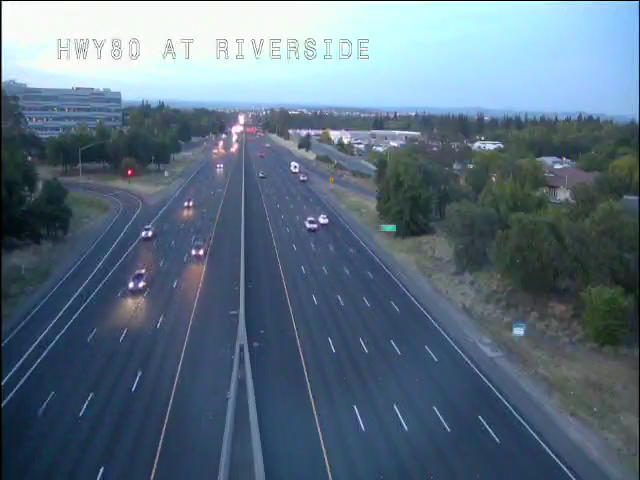
#> input picture lane_test3.png, 640 x 480 px
$ python lane_segmentation.py   (older library calls are emulated)
#> lines starting #> are read from the running program, lines starting #| are printed output that depends on the picture; after the words box and inside, x2 and y2 are one past the last pixel; in counts of white or black regions, pixels touching at a corner belong together
import random

import cv2
import numpy as np
from matplotlib import pyplot as plt

dist2 = lambda a,b: (a[0]-b[0])**2 + (a[1]-b[1])**2

import cv2
import numpy as np

SAMPLE_SIZE = 50
MIN_CONTOUR_AREA = 1000
# Used in cv2.HoughLinesP()
MIN_LINE_LENGTH = 2
MAX_LINE_GAP = 20

lanes = []

""" segmentation_v2
Given a preprocessed binary image of a road, this function will segment the road
into polygons, with each polygon representing the area of one lane. It will then
return an image in which the lane areas are filled in with different colors.
The boundaries of each area are stored as an element in the "lanes" list.

This function can handle any number of distinct lanes, and the amount of lanes
does not have to be specified. It can also handle curved and straight roads
alike, although it is designed to work on mostly vertical roads. In the future
I'd like this function to also handle more horizontal roads.

The process of segmentation is as follows:
- find the rough shapes in the image (contours)
- remove the small shapes and then sort them by their positions on the x-axis
- use Hough Transform to find the lines that represent each lane and assign
  them to the appropriate contour
- now that the lines are grouped together, for each group, find the best-fit
  polynomial from the lines' points to represent a lane boundary (the white and
  yellow lines around a lane).
- Finally, get points from these polynomials and fill in the regions in between
  them (thereby filling in the area of the lanes).

This function takes some inspiration from the this paper:
https://www.ingentaconnect.com/contentone/ist/ei/2016/00002016/00000014/art00011?crawler=true
"""
def segmentation_v2 (binary):
	global lanes

	kernel = np.ones((4,4), np.uint8)
	dilation = cv2.dilate(binary, kernel, iterations=1)

	# Build the output image
	out = np.dstack(( np.zeros_like(dilation) ,
						np.zeros_like(dilation),
						np.zeros_like(dilation) )) * 255

	_,contours, hierarchy = cv2.findContours(dilation, cv2.RETR_TREE,
								cv2.CHAIN_APPROX_SIMPLE)
	# Filter out small contours
	contours = [c for c in contours if cv2.contourArea(c) > MIN_CONTOUR_AREA]
	# For mostly vertical lanes, we want contours with similar x-coordinates
	# to be grouped together. For mostly horizontal lanes, we'd use
	# y-coordinates instead.
	sorted_ctrs = sorted(contours, key=lambda c: cv2.boundingRect(c)[0] )

	# Use Hough Transform to find rough lines that represent each lane.
	linesP = cv2.HoughLinesP(dilation, 1, np.pi / 180, 20, None, MIN_LINE_LENGTH
				, MAX_LINE_GAP)

	# Match up Hough lines with nearby contours
	groups = assign_groups(linesP, sorted_ctrs)

	# From each group, sample 50 points to represent a lane border; the x and y
	# coordinates will be stored in border_x and border_y, respectively.
	border_x, border_y = sample_points(groups)

	assign_lanes(out, border_x, border_y)

	# Draw the contours themselves, for testing purposes
	cv2.drawContours(out, sorted_ctrs, -1, (0,255,0))

	return out

""" assign_groups
Given a list of Hough Lines and list of contours, this function 'assigns' the
lines to a certain contour. We do this step because a single lane may be
represented by multiple lines (for example, a curved lane).
"""
def assign_groups (linesP, sorted_ctrs):

	groups = [None]*len(sorted_ctrs)

	if linesP is not None:
		for i in range(0, len(linesP)):
			x1,y1,x2,y2 = linesP[i][0]

			line = [x1,y1,x2,y2] if y1 > y2 else [x2,y2,x1,y1]
			mid = ( (x1+x2)//2, (y1+y2)//2 )

			for j in range(len(sorted_ctrs)):
				# If the midpoint of this line is inside a contour 0, then this
				# line is said to be part of group 0. This line will be check
				# against all of the contours and assigned to a group
				# accordingly.
				if cv2.pointPolygonTest(sorted_ctrs[j], mid, True) >= 0:
					if groups[j] is not None:
						groups[j] = np.append(groups[j], [line], axis=0)
					else:
						groups[j] = np.array([line])
					break

	return groups

""" sample_points
Now that we have the lines grouped into their lanes, we use the points of these
lines to generate a best-fit polynomial of each lane. After generating the
polynomial, we sample 50 of its points and push them to border_x, and border_y,
respectively.
"""
def sample_points(groups):
	border_x = []
	border_y = []

	for lines in groups:

		if lines is None:
			continue

		# Separate the x_coordinates and y coordinates of the lines
		x_pos = np.array([[x1,x2] for x1,_,x2,_ in lines]).ravel()
		y_pos = np.array([[y1,y2] for _,y1,_,y2 in lines]).ravel()

		# Use these x and y coords to find a best-fit quadratic, which will
		# represent the edge of a lane.
		fit = np.polyfit(x_pos,y_pos,2)

		# Then, sample 50 points from this polynomial and append them to
		# border_x and border_y
		draw_x = np.linspace(np.min(x_pos), np.max(x_pos), num=SAMPLE_SIZE)
		draw_y = np.polyval(fit, draw_x)

		border_x = np.append(border_x, draw_x)
		border_y = np.append(border_y, draw_y)

	return (border_x, border_y)


""" assign_lanes
Now that we have polynomial coordinates for each group, we can organize them
into points, and those points into lanes. We then fill in each distinct lane
with a random color. The final areas of each lane are stored in the "lanes"
list.
"""
def assign_lanes(out, border_x, border_y):
	global lanes

	# Pair up the x-coordinates and y-coordinates accordingly
	pts = np.int32( np.column_stack((border_x, border_y)) )

	# Because every polynomial is made up of 50 points, that means that every
	# 50 points in the array there is a new polynomial, i.e. a new lane.
	for i in range(0,len(pts)-SAMPLE_SIZE,SAMPLE_SIZE):
		lane = np.concatenate(( pts[i:i+SAMPLE_SIZE],
			np.flip(pts[i+SAMPLE_SIZE:i+SAMPLE_SIZE*2], axis=0) ))
		lanes.append(lane)

	# Fill in the space between the lanes (where the cars actually drive) in a
	# random color, for demonstration and testing purposes.
	for lane in lanes:
		color = (np.random.randint(255),
					np.random.randint(255), np.random.randint(255))
		cv2.fillPoly(out, np.array([lane]), color)

if __name__ == '__main__':

	img = cv2.imread('lane_test3.png')
#> img is the input picture: shape (480, 640, 3); mean B, G, R 130.3, 113, 93.1

	# For lane_test2
	# roi = img[50:640,50:480]

	# For lane_test3
	roi = img[150:640]
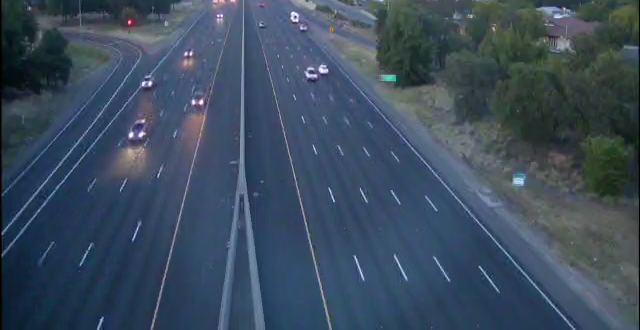
#> roi: shape (330, 640, 3); mean B, G, R 94.4, 76.5, 60.6

	gray = cv2.cvtColor(roi, cv2.COLOR_BGR2GRAY)
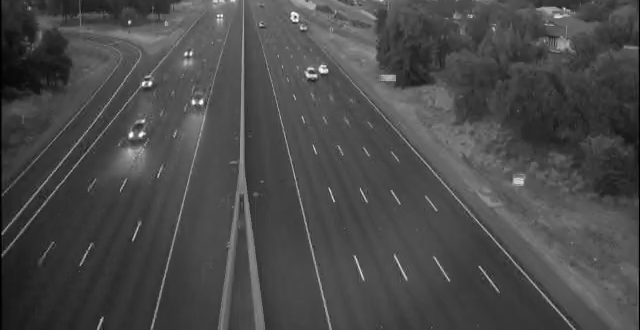
#> gray: shape (330, 640); min 0, max 251, mean 73.7
	hsv = cv2.cvtColor(roi, cv2.COLOR_BGR2HSV)
#> hsv: shape (330, 640, 3); mean H, S, V 101.5, 97.1, 95.8

	lower_yellow = np.array([0, 27, 161])
	upper_yellow = np.array([40, 255, 255])

	# Breakthrough: dashed white lines don't matter! they don't separate opposite traffic!
	# More info here: https://www.123driving.com/dmv/drivers-handbook-pavement-markings

	# _, mask_white = cv2.threshold(gray, 180, 255, cv2.THRESH_BINARY)

	# For lane_test3
	_, mask_white = cv2.threshold(gray, 120, 255, cv2.THRESH_BINARY)
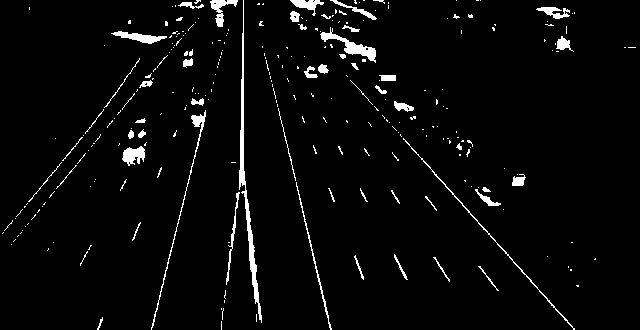
#> mask_white: shape (330, 640); 3.6% white; 273 white regions (219 under 20 px), largest, box (x1, y1, x2, y2) and area: (239, 0, 262, 323) 1101, (320, 27, 376, 63) 499, (151, 110, 206, 330) 425
	mask_yellow = cv2.inRange(hsv, lower_yellow, upper_yellow)
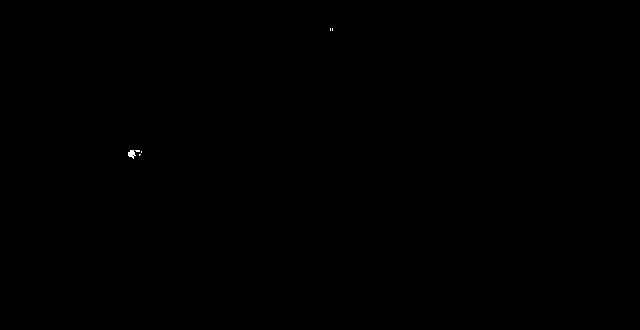
#> mask_yellow: shape (330, 640); 0.03% white; 6 white regions (5 under 20 px), largest, box (x1, y1, x2, y2) and area: (128, 150, 136, 159) 44
	color_mask = cv2.bitwise_or(mask_yellow, mask_white)

	out = segmentation_v2(color_mask)
#> in segmentation_v2, `dilation = cv2.dilate(binary, kernel, iterations=1)`:
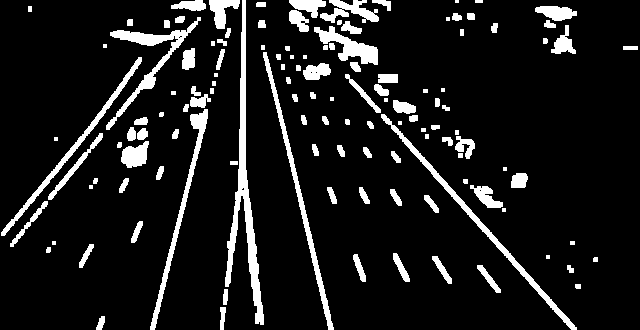
#> dilation: shape (330, 640); 10.5% white; 127 white regions (16 under 20 px)
#> in segmentation_v2, `_,contours, hierarchy = cv2.findContours(dilation, cv2.RETR_TREE, cv2...`: contours = 134 contours, 52 with area under 20; largest, box (x1, y1, x2, y2) and area: (225, 0, 264, 325) 2336, (381, 114, 577, 330) 1350, (106, 17, 201, 130) 1230, (263, 52, 334, 330) 1131, (150, 109, 208, 330) 1066
#> in segmentation_v2, `contours = [c for c in contours if cv2.contourArea(c) > MIN_CONTOUR_AR..`: contours = 5 contours; box (x1, y1, x2, y2) and area: (225, 0, 264, 325) 2336, (381, 114, 577, 330) 1350, (106, 17, 201, 130) 1230, (263, 52, 334, 330) 1131, (150, 109, 208, 330) 1066
#> in segmentation_v2, `sorted_ctrs = sorted(contours, key=lambda c: cv2.boundingRect(c)[0] )`: sorted_ctrs has the same summary as contours
#> in segmentation_v2, `linesP = cv2.HoughLinesP(dilation, 1, np.pi / 180, 20, None, MIN_LINE_..`: linesP = 443 rows, first 6: [346, 74, 576, 329], [349, 78, 575, 329], [262, 45, 332, 329], [222, 329, 245, 104], [151, 329, 223, 41], [24, 225, 213, 0]
#> in assign_groups, `groups = [None]*len(sorted_ctrs)`: groups = 5 items
#> the loop in assign_groups, `for i in range(0, len(linesP)):` made 443 passes
#> (x1, y1, x2, y2, line, mid) on passes 1 to 3: (346, 74, 576, 329, [576, 329, 346, 74], (461, 201)), (349, 78, 575, 329, [575, 329, 349, 78], (462, 203)), (262, 45, 332, 329, [332, 329, 262, 45], (297, 187))
#> the loop in sample_points, `for lines in groups: ` made 5 passes
#> fit on passes 1, 3, 4, 5: [0.00597, -2.46, 270.1], [0.592, -285.3, 34507.7], [0.00158, 3.16, -893.9], [-0.000944, 1.98, -496.8]
#> (x_pos, y_pos, fit) on pass 2: ([151, 223, 153, 228, 152, 227, 150, 222], [329, 41, 329, 28, 329, 28, 329, 39], [0.011, -8.16, 1311.7])
#> after the loop in sample_points, `for lines in groups:`: border_x = 250 values, max 576 at index 249, min 10 at index 0, mean 260.1; border_y = 250 values, max 401.6 at index 149, min 17.27 at index 46, mean 171.7
#> in assign_lanes, `pts = np.int32( np.column_stack((border_x, border_y)) )`: pts = 250 pairs, first value 10 to 576, second value 17 to 401
#> the loop in assign_lanes, `for i in range(0,len(pts)-SAMPLE_SIZE,SAMPLE_SIZE):` made 4 passes
#> i on passes 2 to 4: 50, 100, 150
#> after the loop in assign_lanes, `for i in range(0,len(pts)-SAMPLE_SIZE,SAMPLE_SIZE):`: lanes = 4 items
#> the loop in assign_lanes, `for lane in lanes:` made 4 passes
#> color on passes 1 to 4: (172, 47, 117), (192, 67, 251), (195, 103, 9), (211, 21, 242)
#> after the loop in assign_lanes, `for lane in lanes:`:
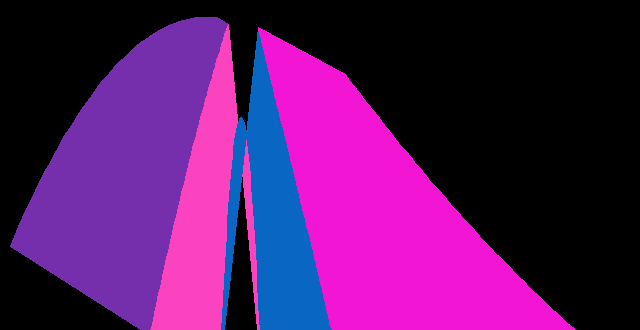
#> out: shape (330, 640, 3); mean of channels 0, 1, 2 95.8, 23.4, 83.9; drawn as B, G, R
#> in segmentation_v2, `cv2.drawContours(out, sorted_ctrs, -1, (0,255,0))`:
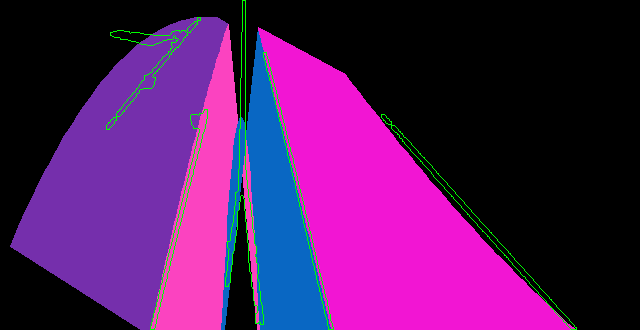
#> out: shape (330, 640, 3); 1.32% of pixels changed, all inside (x1, y1, x2, y2) = (106, 0, 577, 330); drawn as B, G, R

	f, (ax1, ax2) = plt.subplots(2, 1)
	ax1.imshow(color_mask)
	ax2.imshow(out)

	def onclick (event):
		if event.inaxes == ax2:
			global lanes

			x, y = ax2.transData.inverted().transform_point([event.x, event.y])
			print(f"{x}, {y}")

			for i in range(len(lanes)):
				if cv2.pointPolygonTest(lanes[i], (x, y), True) >= 0:
					print(f"{x}, {y} inside lane {i}")


	cid = f.canvas.mpl_connect('button_press_event', onclick)

	cv2.imwrite('before.png', roi)
	cv2.imwrite('after.png', out)

	plt.show()

$ run again, with lane_test2.png copied over lane_test3.png
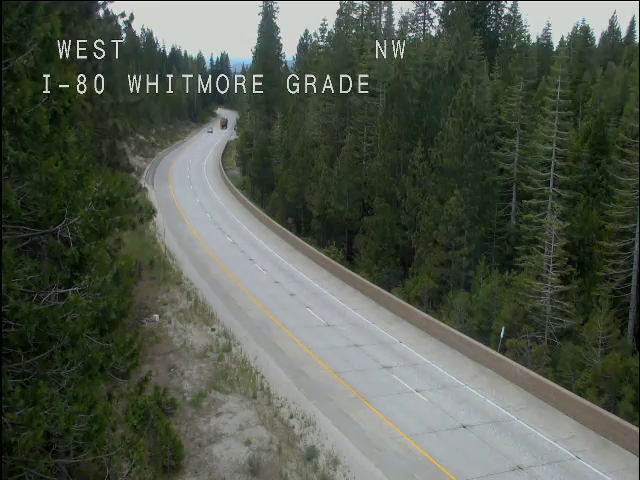
#> input picture lane_test2.png, 640 x 480 px
#> img is the input picture: shape (480, 640, 3); mean B, G, R 76.5, 88.3, 81.3
#> hsv: shape (330, 640, 3); mean H, S, V 53.4, 68, 90.7
#> `_, mask_white = cv2.threshold(gray, 120, 255, cv2.THRESH_BINARY)`:
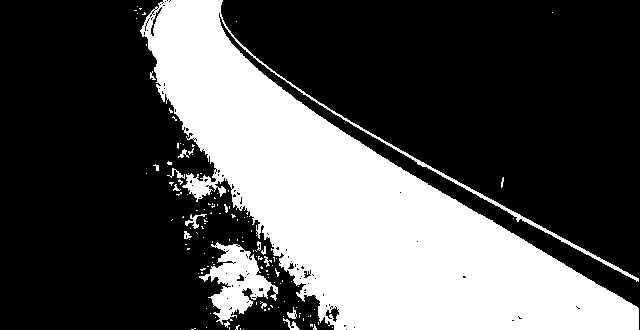
#> mask_white: shape (330, 640); 32.3% white; 134 white regions (116 under 20 px), largest, box (x1, y1, x2, y2) and area: (140, 0, 639, 330) 64377, (199, 242, 278, 325) 2774, (185, 214, 207, 229) 104
#> mask_yellow: shape (330, 640); 0.8% white; 8 white regions (7 under 20 px), largest, box (x1, y1, x2, y2) and area: (170, 22, 458, 330) 1665
#> dilation: shape (330, 640); 36.4% white; 25 white regions (11 under 20 px)
#> in segmentation_v2, `_,contours, hierarchy = cv2.findContours(dilation, cv2.RETR_TREE, cv2...`: contours = 57 contours, 46 with area under 20; largest, box (x1, y1, x2, y2) and area: (133, 0, 640, 330) 74062, (181, 209, 214, 242) 489, (282, 306, 306, 330) 317, (262, 239, 273, 260) 80, (207, 202, 220, 210) 64
#> in segmentation_v2, `contours = [c for c in contours if cv2.contourArea(c) > MIN_CONTOUR_AR..`: contours = 1 contour; box (x1, y1, x2, y2) and area: (133, 0, 640, 330) 74062
#> sorted_ctrs has the same summary as contours
#> linesP = 290 rows, first 6: [147, 42, 639, 326], [149, 44, 589, 329], [182, 142, 550, 329], [137, 5, 639, 318], [135, 19, 639, 322], [213, 171, 538, 329]
#> in assign_groups, `groups = [None]*len(sorted_ctrs)`: groups = 1 item
#> the loop in assign_groups, `for i in range(0, len(linesP)):` made 290 passes
#> (x1, y1, x2, y2, line, mid) on passes 1 to 3: (147, 42, 639, 326, [639, 326, 147, 42], (393, 184)), (149, 44, 589, 329, [589, 329, 149, 44], (369, 186)), (182, 142, 550, 329, [550, 329, 182, 142], (366, 235))
#> the loop in sample_points, `for lines in groups: ` made 1 pass
#> fit on pass 1: [-0.00126, 1.42, -91.51]
#> after the loop in sample_points, `for lines in groups:`: border_x = 50 values from 133 to 639; border_y = 50 values, max 307.1 at index 42, min 74.74 at index 0, mean 239.9
#> in segmentation_v2, `border_x, border_y = sample_points(groups)`: border_x = 50 values from 133 to 639
#> pts = 50 pairs, first value 133 to 639, second value 74 to 307
#> after the loop in assign_lanes, `for i in range(0,len(pts)-SAMPLE_SIZE,SAMPLE_SIZE):`: lanes = []
#> in segmentation_v2, `cv2.drawContours(out, sorted_ctrs, -1, (0,255,0))`:
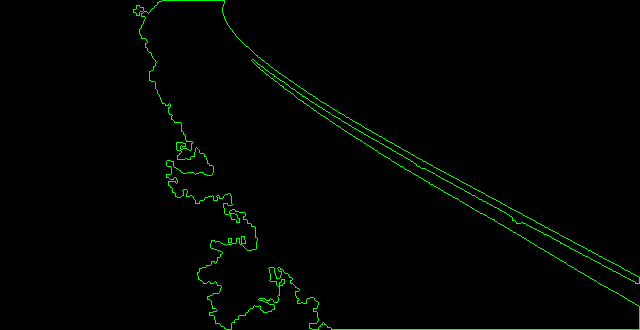
#> out: shape (330, 640, 3); mean of channels 0, 1, 2 0, 3.5, 0; drawn as B, G, R
